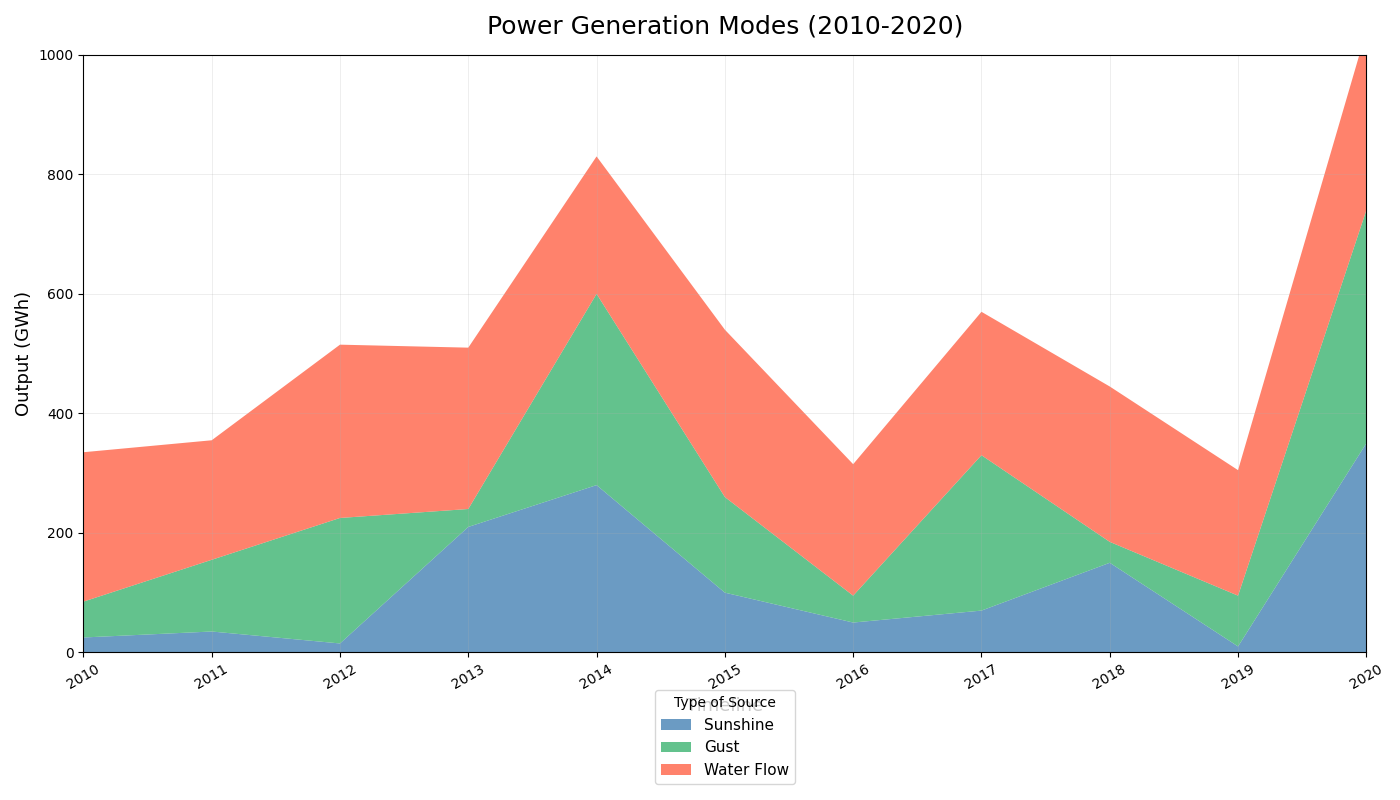

This chart was generated by the following Python code:
import matplotlib.pyplot as plt
import numpy as np

years = np.arange(2010, 2021)

# Manually shuffled energy data to preserve structure while altering content
solar_energy = np.array([25, 35, 15, 210, 280, 100, 50, 70, 150, 10, 350])
wind_energy = np.array([60, 120, 210, 30, 320, 160, 45, 260, 35, 85, 390])
hydro_energy = np.array([250, 200, 290, 270, 230, 280, 220, 240, 260, 210, 300])

fig, ax = plt.subplots(figsize=(14, 8))

ax.stackplot(years, solar_energy, wind_energy, hydro_energy,
             labels=['Sunshine', 'Gust', 'Water Flow'],
             colors=['#4682B4', '#3CB371', '#FF6347'], alpha=0.8)

ax.set_title("Power Generation Modes (2010-2020)",
             fontsize=18, fontweight='medium', pad=15)
ax.set_xlabel('Timeline', fontsize=13)
ax.set_ylabel('Output (GWh)', fontsize=13)
ax.set_xlim(years[0], years[-1])
ax.set_ylim(0, 1000)

ax.set_xticks(years)
plt.xticks(rotation=30)

ax.legend(loc='upper center', bbox_to_anchor=(0.5, -0.05), title="Type of Source", fontsize=11)

ax.grid(True, linestyle='-', linewidth=0.5, alpha=0.3)

plt.tight_layout()

plt.show()
